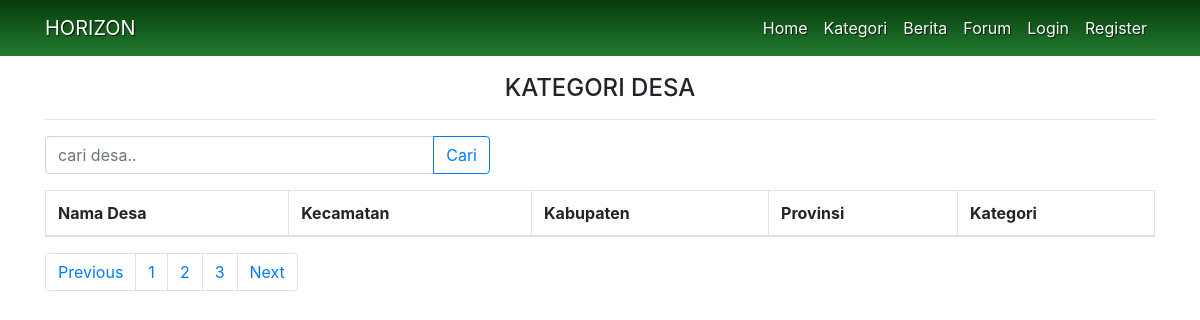
Before: /controller/kategori with the older database file.
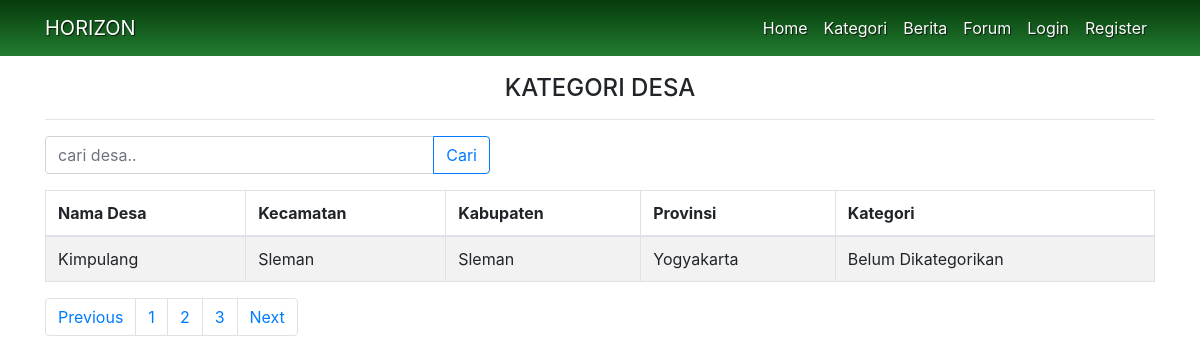
After: the same page with the newer database file.
### tables this page shows
CREATE TABLE `m_data_destana` (
  `id_destana` int(11) NOT NULL,
  `nama_destana` varchar(100) NOT NULL,
  `nama_kepala_destana` varchar(100) NOT NULL,
  `jenis_destana` varchar(100) NOT NULL,
  `jumlah_penduduk` int(11) NOT NULL,
  `alamat` varchar(200) NOT NULL,
  `provinsi` varchar(50) NOT NULL,
  `kabupaten` varchar(50) NOT NULL,
  `kecamatan` varchar(50) NOT NULL,
  `kelurahan` varchar(50) NOT NULL,
  `kode_pos` int(15) NOT NULL
);

### application/controllers/controller.php (called while the page is built, shortened)
<?php
class controller extends CI_Controller {
	function __construct() {
		$this->load->library(array('form_validation'));
		$this->load->helper(array('form', 'url'));
		$this->load->model('M_model');
	}
	public function kategori(){
		$desa = $this->M_model->GetDesa();
		$this->load->view('kategori', array ('desa' => $desa));
	}
}

### index.php (called while the page is built, shortened)
<?php
require_once BASEPATH.'core/CodeIgniter.php';

### application/models/M_model.php (called while the page is built, shortened)
<?php
class M_model extends CI_Model{
    public function GetDesa($where=""){
        $desa = $this->db->query('SELECT * FROM m_data_destana'.$where);
        return $desa->result_array();
    }
  }
  ?>

### application/views/kategori.php (the view, shortened to what this page needs)
<?php require 'header.php'; ?>
    <div class="container mt-4 text-center" style="padding-top:50px">
      <h4>KATEGORI DESA</h4><hr/>
      <div class="row mt-1">
        <div class="col-lg-5">
          <form action="" method="post">
            <div class="input-group">
              <input type="text" class="form-control" placeholder="cari desa.." name="keyword" autocomplete="off">
              <div class="input-group-append">
                <button class="btn btn-outline-primary" type="submit" id="tombolCari">Cari</button>
              </div>
            </div>
          </form>
        </div>
      </div>
      <div class="table-responsive">
        <table id="user_data" class="table table-bordered table-striped">
          <thead>
              <tr>
                <th>Nama Desa</th>
                <th>Kecamatan</th>
                <th>Kabupaten</th>
                <th>Provinsi</th>
                <th>Kategori</th>
              </tr>
          </thead>
          <?php foreach ($desa as $d) { ?>
              <tr>
                <td><?= $d['nama_destana']; ?></td>
                <td><?= $d['kecamatan']; ?></td>
                <td><?= $d['kabupaten']; ?></td>
                <td><?= $d['provinsi']; ?></td>
                <td><?= $d['jenis_destana']; ?></td>
              </tr>
          <?php } ?>
          </table>
        </div>
          <nav aria-label="Page navigation example">
            <ul class="pagination col-auto">
              <li class="page-item"><a class="page-link" href="#">Previous</a></li>
              <li class="page-item"><a class="page-link" href="#">1</a></li>
              <li class="page-item"><a class="page-link" href="#">2</a></li>
              <li class="page-item"><a class="page-link" href="#">3</a></li>
              <li class="page-item"><a class="page-link" href="#">Next</a></li>
            </ul>
          </nav>
    </div>
<?php require 'footer.php'; ?>

Changed rows visible on the page:
added m_data_destana: nama_destana "Kimpulang", kecamatan "Sleman", kabupaten "Sleman", provinsi "Yogyakarta", jenis_destana "Belum Dikategorikan"
